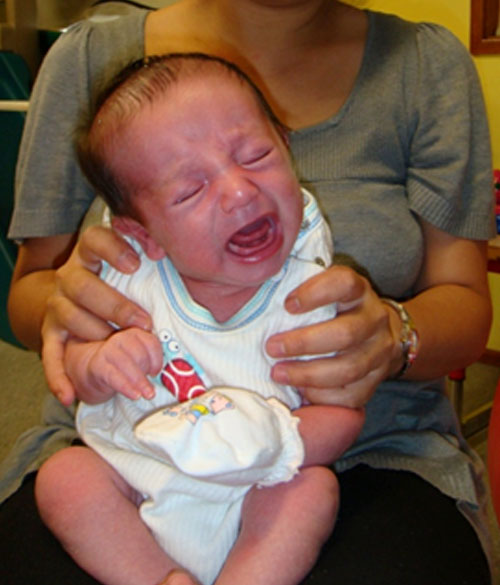
#> input picture tools/slaytlar/yeni/resmi/colli_bebek.jpg, 500 x 585 px
$ python -i build.py   (imports and definitions only)
#> lines starting #> are read from the running program, lines starting #| are printed output that depends on the picture
# -*- coding: utf-8 -*-
"""Rebuilds the M1/M2 slide decks (JPG + JSON) from the originals in git.

Originals are read from ORIG (a pristine copy of canli/slaytlar), outputs go
to OUT/<lesson>/NN.jpg and the lesson JSON files are rewritten.
"""
import json, os, shutil, copy, re, sys
import numpy as np
from PIL import Image, ImageDraw, ImageFont

ROOT = "/home/user/lam-basinda/canli"
SCR = os.path.dirname(os.path.abspath(__file__))
ORIG = os.path.join(SCR, "orig")          # pristine copy of slaytlar
ORIG_JSON = os.path.join(SCR, "orig_json")
OUT = os.path.join(SCR, "out")            # new slaytlar
FONTS = os.path.join(SCR, "fonts")
VER = sys.argv[1] if len(sys.argv) > 1 else "2"

# ---------- palette (sampled from the originals) ----------
NAVY = (36, 22, 58)
NAVY2 = (57, 47, 84)
PURPLE = (68, 47, 103)
PINK = (190, 40, 90)
YELLOW = (240, 180, 30)
LILAC = (244, 238, 248)
ROSE = (250, 233, 239)
WHITE = (255, 255, 255)
SOFT = (200, 190, 215)
GREY = (120, 110, 135)

# ---------- fonts ----------
# [8 lines left out: function F, not called in this run]

# ---------- drawing helpers ----------
def rrect(d, box, r, fill):
    d.rounded_rectangle(box, radius=r, fill=fill)

def tw(font, s):
    b = font.getbbox(s)
    return b[2] - b[0]

# [26 lines left out: functions wrap, pill, uniform, not called in this run]

def is_dark(img):
    return sum(img.getpixel((20, 20))) < 300

def bgcolor(img):
    return img.getpixel((20, 20))

# [41 lines left out: functions exact_box, renumber, top_right_tag, not called in this run]

def dus_badge(img):
    return top_right_tag(img, "DUS", YELLOW, NAVY, F("black", 22))

def optional_tag(img):
    return top_right_tag(img, "ZAMAN KALIRSA", (120, 110, 135) if not is_dark(img) else (90, 80, 110), WHITE, F("bold", 20))

# [20 lines left out: function strip, not called in this run]

def cover_rect(img, box, color):
    ImageDraw.Draw(img).rectangle(box, fill=color)

# [43 lines left out: functions recolor_sct, caption_append, redraw_box, rich_line, not called in this run]

# ---------- lessons ----------
def load(l):
    return json.load(open(os.path.join(ORIG_JSON, l + ".json"), encoding="utf-8"))

def ts(sec):
    return "%d:%02d" % (sec // 60, sec % 60)

T_BY_TYPE = {"WORDCLOUD": 45, "POLL": 45, "MCQ": 30, "IMGMCQ": 30, "FINDIMG": 30, "SCT": 45,
             "OPEN": 75, "SORTGROUP": 60, "SORTORDER": 60, "MATCH": 60}
TYPE_TR = {"WORDCLOUD": "Kelime bulutu", "POLL": "Anket", "MCQ": "Çoktan seçmeli", "IMGMCQ": "Görselli çoktan seçmeli",
           "FINDIMG": "Görüntüde bul", "SCT": "Senaryo uyum testi (SCT)", "OPEN": "Açık uçlu",
           "SORTGROUP": "Sıralama (gruplama)", "SORTORDER": "Sıralama", "MATCH": "Eşleştirme"}

# [20 lines left out: function live_block, not called in this run]

STAMP = re.compile(r"^\[[^\]]*\]\s*\n?")

def strip_old(notes):
    notes = STAMP.sub("", notes.strip())
    return re.sub(r"\n\nCANLI \(.*$", "", notes, flags=re.S).strip()

QUIZ = {"M1": "../quiz/#m1", "M2": "../quiz/#m2"}

# [77 lines left out: function build_lesson, not called in this run]

# ============ M1 edits ============
def m1_s6_bridge(img):
    d = ImageDraw.Draw(img)
    pill(d, 1832, 92, "Sırada telefon: iki fotoğraf, bir soru", F("bold", 24), YELLOW, NAVY, right=True, padx=20, pady=9)

# [5 lines left out: function m1_s11_desmoglein, not called in this run]

def m1_s24_tugse(img):
    caption_append(img, (700, 722, 1240, 770), " (TUGSE)")

# [9 lines left out: function m1_s25_grades, not called in this run]

def m1_s29_sct(img):
    recolor_sct(img, ["−2 Çok zayıflatır", "−1 Zayıflatır", "0 Etkilemez", "+1 Güçlendirir", "+2 Çok güçlendirir"])

def m1_s18_A(img):
    cover_rect(img, (80, 600, 1840, 985), WHITE)

def m1_s27_A(img):
    cover_rect(img, (70, 590, 665, 995), WHITE)       # lupus photo
    cover_rect(img, (678, 540, 1836, 985), WHITE)     # rows 3-4 + rule box

# [6 lines left out: function m1_s32_A, not called in this run]

# ============ M2 edits ============
def m2_s10_cards(img):
    cards = [(86, 655, 504, 972), (530, 655, 947, 972), (973, 655, 1391, 972), (1417, 655, 1835, 972)]
    content = [("Lökoödem", "Gerince kaybolur; varyasyon", PURPLE),
               ("Beyaz süngerimsi nevüs", "Kalıtsal (KRT4/13); çocukluktan beri", PURPLE),
               ("Tütün kesesi keratozu", "Dumansız tütün; bırakınca geriler", PURPLE),
               ("Tuzak", "Ters sigara içimi damakta yüksek risk", PINK)]
    for box, (title, body, tc) in zip(cards, content):
        col = img.getpixel((box[2] - 10, box[3] - 10))
        redraw_box(img, box, col, title, [body], F("serif", 30), F("sans", 26), tc, NAVY, pad=24, gap=8)

def m2_s11_sct(img):
    m1_s29_sct(img)

# [36 lines left out: functions m2_s13_binary, m2_s16_rule, m2_s37_line2, not called in this run]

def m2_s21_A(img):
    cover_rect(img, (995, 192, 1845, 995), WHITE)

def m2_s22_A(img):
    cover_rect(img, (630, 180, 1870, 985), WHITE)

# ============ note edits ============
def rep(old, new):
    def f(s):
        assert old in s, ("note text not found", old)
        return s.replace(old, new)
    return f

DIKKAT = re.compile(r"\s*Dikkat: diş çekimi[^.]*\.")

M1_NOTES = {
    4: rep("Şimdi tahmininizi alalım; cevabı dersin sonunda açacağım.", "Şıklar şu an telefonlarda açık; fotoğrafa bakıp tahmininizi girin. Cevabı dersin sonunda açacağım. Sonraki slaytta dağılımı göreceğiz."),
    6: lambda s: s + " Sırada telefon: iki fotoğraf, bir soru.",
    15: rep("Diğer şıkları da az önce gördük; her biri başka bir hastalığın adresi.",
            "Floresan desenlerini birkaç slayt önce gördük; her biri başka bir hastalığın adresi. Bu ara aynı zamanda virüs bloğunu kapatıyor; sırada aft."),
    20: rep("Neden B? Klinik şüpheyi patolog şöyle doğrular:", "Kliniği gördük; şimdi patolog gözüyle bakalım. Klinik şüpheyi patolog şöyle doğrular:"),
    24: rep("Sağdaki dil ülseri ise travmatik eozinofilik ülser:", "Sağdaki dil ülseri ise travmatik eozinofilik ülser, kısaltması TUGSE:"),
    28: lambda s: s + " Sırada telefon: patolog gibi düşüneceksiniz.",
    "18A": lambda s: DIKKAT.sub(" ", s).strip() + " (İleri: aftla ayırım ve tuzak.)",
    "18B": lambda s: "Aftla karıştırmayın: virüs önce vezikül, sonra küme hâlinde küçük ülserler; aftta vezikül yoktur, sarı tabanlı, kırmızı haleli tek ya da birkaç ülser. Dişeti yaygın ve ateş varsa primer herpes; dişeti sağlam, arka ağızsa herpangina. " + DIKKAT.search(s).group(0).strip(),
    "27A": lambda s: s.split("Yeni bir ilaçtan")[0].strip() + " (İleri: ilaç, lupus, nakil.)",
    "27B": lambda s: "Yeni bir ilaçtan" + s.split("Yeni bir ilaçtan")[1],
    "32A": lambda s: "Bugün gördüklerimizi tek tabloya koyalım. Ağızda yara gören hekim iki soru sorar: ne zamandır ve kaç tane? Dört kolon, dört kural; alt satırdaki kırmızı cümleleri okuyun. (İleri: kolonlar doluyor.)",
    "32B": lambda s: s.replace("Bugün gördüklerimizi tek tabloya koyalım. Ağızda yara gören hekim iki soru sorar: ne zamandır ve kaç tane? ", "Şimdi hastalıkları yerleştirelim. "),
}

M2_NOTES = {
    1: lambda s: s + "\n\nKatılım ekranı bu slaytta açık. İlk dersten gelenler telefondaki 'Sıradaki derse geç' düğmesine dokunur; tekrar kod okutmak gerekmez. Yeni gelenler için kod perdede. Herkes girince L ile kapatıp başlıyoruz.",
    3: rep("Tek kelime. (Bulut.)", "Tek kelime, 45 saniye. (Bulut.)"),
    4: rep("Fotoğrafa bakın ve iki soruya cevap verin: bu ne, ve şimdi ne yaparsınız? Cevabı dersin sonunda açacağım.",
           "Fotoğrafa bakın. Önce yüksek sesle: bu ne? (İki üç tahmin al, yorum yapma.) Şıklar şu an telefonlarda açık: şimdi ne yaparsınız? Cevabı dersin sonunda açacağım; sonraki slaytta dağılımı göreceğiz."),
    9: rep("Bir dakika. (Sonuç.)", "Bir dakika; yedi kutu, üç grup. (Sonuç.)"),
    19: rep("Kısa bir köprü; ayrıntısı 24 Kasım'da.", "Algoritmanın ilk kutusu 'silinir mi' demişti; işte silinenler ve silinmeyen bir virüs. Ayrıntısı 24 Kasım'da."),
    13: rep("Güncel sınıflama bunları düşük ve yüksek dereceli diye ikiye de ayırıyor. Sizin için pratik karşılığı: rapor 'ağır displazi' diyorsa bu lezyon artık izlenmez, çıkarılır.",
            "Güncel sınıflama iki basamağa indi: düşük dereceli, yani hafif displazi; yüksek dereceli, yani orta ve ağır displazi ile karsinoma in situ. Şemanın üstündeki iki parantez bunu gösteriyor. Sizin için pratik karşılığı: rapor 'yüksek dereceli' ya da 'ağır displazi' diyorsa bu lezyon artık izlenmez, çıkarılır."),
    14: rep("Karsinoma in situ ile ağır displazinin yerini karıştıran çok olur: in situ tam kattır ama bazal membran hâlâ sağlam.",
            "Karsinoma in situ ile ağır displazinin yerini karıştıran çok olur: in situ tam kattır ama bazal membran hâlâ sağlam. İki basamaklı sistemde orta displaziden itibaren hepsi yüksek dereceli."),
    "21A": lambda s: s.split("Ama damakta ya da maksiller")[0].strip() + " (İleri: melanom alarmı ve yaygın pigment.)",
    "21B": lambda s: "Ama damakta ya da maksiller" + s.split("Ama damakta ya da maksiller")[1],
    "22A": lambda s: s.split("Birinci fotoğraf")[0].strip() + " (İleri: beş fotoğraf.)",
    "22B": lambda s: "Birinci fotoğraf" + s.split("Birinci fotoğraf")[1],
    37: rep("İki: lökoplaki bir kelime, tanıyı biyopsi koyar.", "İki: altı ay bekleyen plak ağır displazi çıktı; lökoplaki bir kelime, tanıyı biyopsi koyar."),
}

W6_EXP = "Karsinoma in situ tam kat atipidir ama bazal membran sağlamdır; bazal membran aşılınca invaziv karsinom. İki basamaklı sistem: düşük dereceli = hafif; yüksek dereceli = orta, ağır ve karsinoma in situ."

# ============ plans ============
S = lambda **k: k
M1_PLAN = [
    S(src=1, dur=165, nonum=True, lobby=True, notes="Günaydın. Bugün ağızdaki yaraların ve kabarcıkların peşine düşeceğiz. Sağdaki yeşil ağı görüyorsunuz; bunun ne olduğunu birkaç dakika sonra söyleyeceğim, şimdilik güzel bir balık ağı gibi dursun. Karekod perdede, başlığın yanında: okutun; hesap yok, uygulama yok. Takma ad isterseniz yazın; dersin sonunda liderlik tablosu var, doğru ve hızlı olan kazanıyor. Katılımcı sayısı sağda akıyor; herkes girince → ile ısınma sorusuna geçiyoruz. (L: katılım ekranını gizle/göster.)"),
    S(src=2, dur=45, q="W1", notes="Telefondan tek kelime yazın: ağızda yara deyince aklınıza ilk ne geliyor? (Bulut oluşurken yorumla.) Büyük ihtimalle 'aft' kocaman çıktı. Çok normal; toplumda en sık oral ülser o. Ama bugünün sonunda bu buluta en az beş yeni kelime ekleyeceğiz, bir tanesi de hayat kurtaracak."),
    S(src=4, dur=45, qopen="W2"),
    S(src=5, dur=60, cont=True),
    S(src=6, dur=30, edits=[m1_s6_bridge]),
    S(src=7, dur=75, strip={1}),
    S(src=8, dur=45, strip={1}, dus=True),
    S(src=9, dur=75, strip={2}),
    S(src=10, dur=45, strip={2}, dus=True),
    S(src=11, dur=90, strip={1, 2, 3}, dus=True, edits=[m1_s11_desmoglein]),
    S(src=12, dur=45, strip={2, 3}),
    S(src=13, dur=60, strip={1, 2, 3}, dus=True),
    S(src=14, dur=45, strip={3}, dus=True),
    S(src=17, dur=60, strip={1}, dus=True),
    S(src=18, dur=30, strip={1, 2}, dus=True, key="18A", edits=[m1_s18_A], title="Vezikül kümesi görürsen virüsü düşün (1/2)"),
    S(src=18, dur=45, strip={1, 2}, key="18B", title="Vezikül kümesi görürsen virüsü düşün (2/2)"),
    S(src=20, dur=45, strip={2}, dus=True),
    S(src=15, dur=75),
    S(src=16, dur=75),
    S(src=21, dur=60, strip={1}, dus=True),
    S(src=22, dur=105),
    S(src=23, dur=45, strip={1}, dus=True),
    S(src=24, dur=45, strip={1}, edits=[m1_s24_tugse]),
    S(src=26, dur=60, strip={2, 3}, dus=True),
    S(src=27, dur=25, strip={1, 3}, dus=True, key="27A", edits=[m1_s27_A], title="Liken planus mu, taklitçisi mi? (1/2)"),
    S(src=27, dur=35, strip={1, 3}, key="27B", title="Liken planus mu, taklitçisi mi? (2/2)"),
    S(src=28, dur=45, strip={1, 2, 3}),
    S(src=29, dur=75, edits=[m1_s29_sct]),
    S(src=30, dur=60),
    S(src=31, dur=60, strip={1, 2, 3}),
    S(src=32, dur=20, strip={1, 2, 3}, key="32A", edits=[m1_s32_A], title="Ülsere ilk bakış: zaman ve sayı yolu gösterir (1/2)"),
    S(src=32, dur=40, strip={1, 2, 3}, key="32B", title="Ülsere ilk bakış: zaman ve sayı yolu gösterir (2/2)"),
    S(src=25, dur=60, optional=True, strip={1}, edits=[m1_s25_grades]),
    S(src=33, dur=60, optional=True, strip={1, 3}),
    S(src=34, dur=45),
    S(src=35, dur=60),
    S(src=None, dur=30),
    S(src=36, dur=15),
]

M2_PLAN = [
    S(src=1, dur=90, lobby=True, nonum=True),
    S(src=3, dur=45),
    S(src=4, dur=45, qopen="W3"),
    S(src=6, dur=60, cont=True),
    S(src=7, dur=45),
    S(src=8, dur=45),
    S(src=9, dur=90),
    S(src=19, dur=45, dus=True),
    S(src=10, dur=60, edits=[m2_s10_cards]),
    S(src=11, dur=75, edits=[m2_s11_sct]),
    S(src=12, dur=60, dus=True),
    S(src=13, dur=45, dus=True, edits=[m2_s13_binary]),
    S(src=14, dur=90),
    S(src=15, dur=60, dus=True),
    S(src=16, dur=45, dus=True, edits=[m2_s16_rule]),
    S(src=17, dur=75),
    S(src=18, dur=60),
    S(src=20, dur=75),
    S(src=21, dur=25, dus=True, key="21A", edits=[m2_s21_A], title="Kahverengi, mavi, siyah: pigment nereden geliyor? (1/2)"),
    S(src=21, dur=35, key="21B", title="Kahverengi, mavi, siyah: pigment nereden geliyor? (2/2)"),
    S(src=22, dur=20, key="22A", edits=[m2_s22_A], title="Kırmızı ve mor lezyonlar: bas ve bak (1/2)"),
    S(src=22, dur=40, key="22B", title="Kırmızı ve mor lezyonlar: bas ve bak (2/2)"),
    S(src=23, dur=75, dus=True),
    S(src=25, dur=45),
    S(src=26, dur=90),
    S(src=27, dur=75, dus=True),
    S(src=32, dur=105),
    S(src=33, dur=60),
    S(src=34, dur=45),
    S(src=28, dur=45, optional=True),
    S(src=29, dur=45, optional=True),
    S(src=30, dur=60, optional=True),
    S(src=35, dur=45, optional=True),
    S(src=36, dur=45, optional=True),
    S(src=37, dur=45, edits=[m2_s37_line2]),
    S(src=38, dur=45),
    S(src=None, dur=30),
    S(src=39, dur=15),
]

# [12 lines not run here, left out]

>>> import cv2
>>> picture = cv2.imread('yeni/resmi/colli_bebek.jpg', cv2.IMREAD_GRAYSCALE)
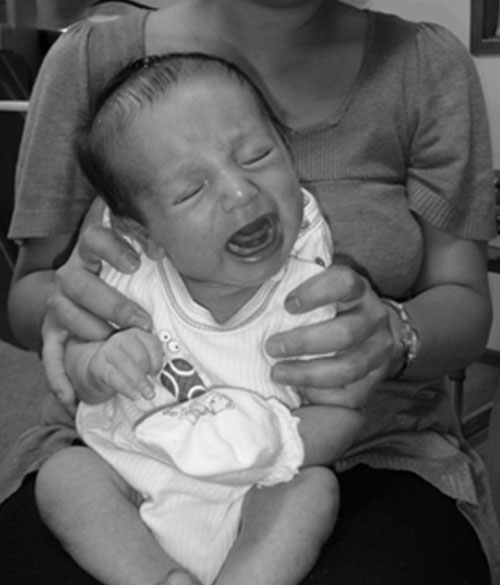
#> picture: shape (585, 500); min 0, max 252, mean 101.3
#> (the run stopped early here; a loop or call above may not have finished)

$ run again, on tools/slaytlar/yeni/resmi/jhf_dis_eti.jpg
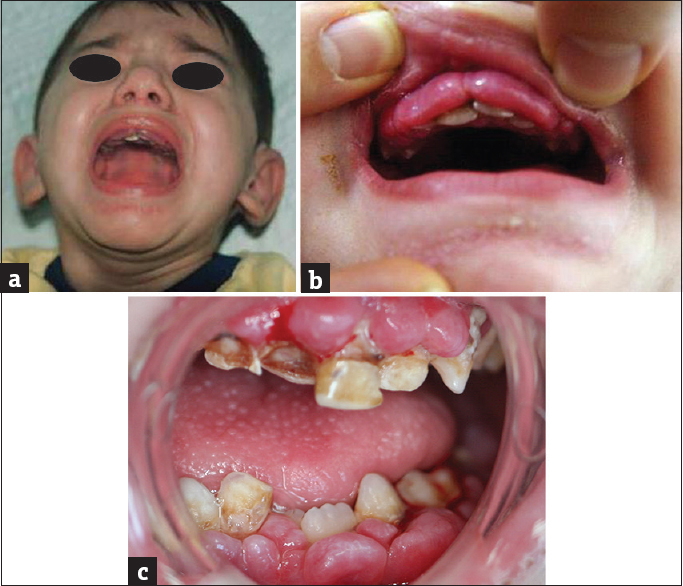
#> input picture tools/slaytlar/yeni/resmi/jhf_dis_eti.jpg, 683 x 586 px
#> `picture = cv2.imread('yeni/resmi/colli_bebek.jpg', cv2.IMREAD_GRAYSCALE)`:
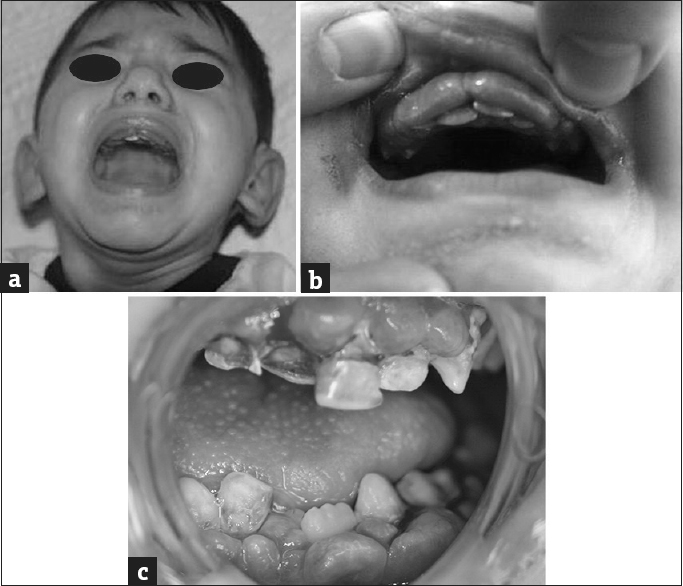
#> picture: shape (586, 683); min 6, max 255, mean 146

$ run again, on tools/slaytlar/yeni/resmi/jhf_yuz.jpg
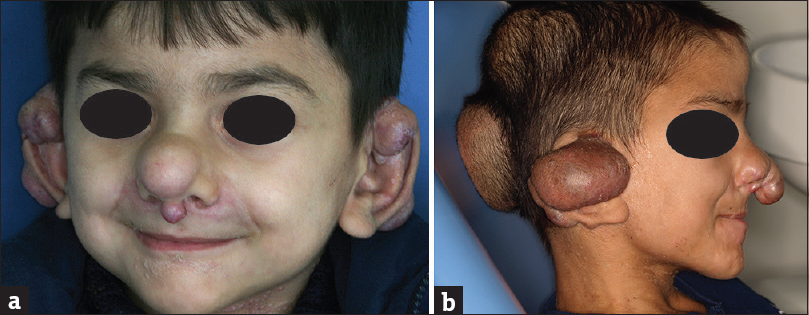
#> input picture tools/slaytlar/yeni/resmi/jhf_yuz.jpg, 809 x 315 px
#> `picture = cv2.imread('yeni/resmi/colli_bebek.jpg', cv2.IMREAD_GRAYSCALE)`:
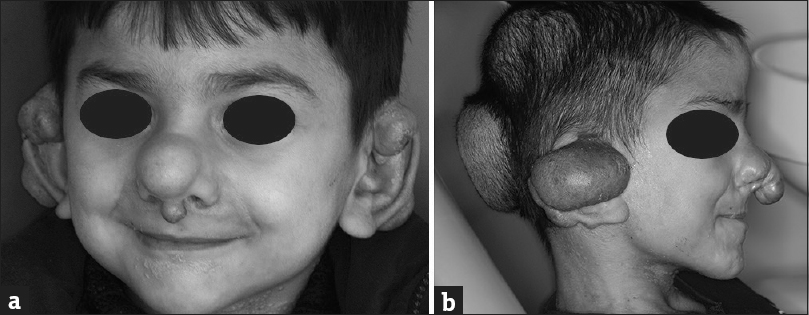
#> picture: shape (315, 809); min 3, max 255, mean 89.5
